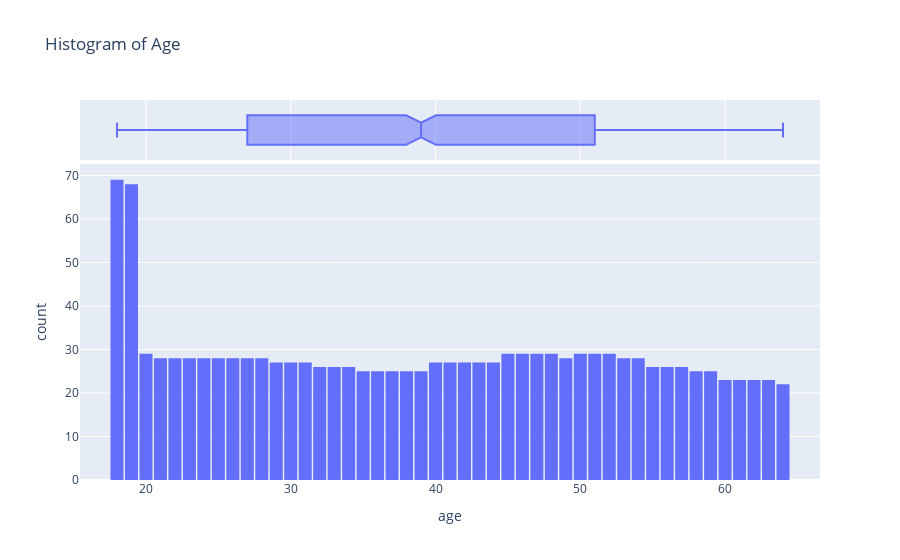

Write notebook code for a chart like this one.
### Markdown cell above
### Age Distribution

The **age** column is a numerical feature, ranging from 18 to 64 years. To better understand how age is distributed across the dataset, we can visualize it using a histogram with 47 bins—each representing a single year of age. Additionally, a box plot will help highlight the spread, central tendency, and any potential outliers in the data. We'll use **Plotly** to create interactive charts for a more engaging and insightful exploration.

### Code cell
fig = px.histogram(medical_df,
             x="age",
             marginal="box",
             nbins=47,
             title="Histogram of Age"
             )
fig.update_layout(bargap=0.1)

fig.show()

### Figure 1 — Plotly figure (JSON) as saved in the notebook; plotly's stock layout.template omitted (floating-point values rounded to 4 significant figures; data arrays with more than 128 entries replaced by an {"elided": "..."} marker saying what was removed)
{"data": [{"bingroup": "x", "hovertemplate": "age=%{x}<br>count=%{y}<extra></extra>", "legendgroup": "", "marker": {"color": "#636efa", "pattern": {"shape": ""}}, "name": "", "nbinsx": 47, "orientation": "v", "showlegend": false, "type": "histogram", "x": {"elided": "1338 int values"}, "xaxis": "x", "yaxis": "y"}, {"hovertemplate": "age=%{x}<extra></extra>", "legendgroup": "", "marker": {"color": "#636efa"}, "name": "", "notched": true, "showlegend": false, "type": "box", "x": {"elided": "1338 int values"}, "xaxis": "x2", "yaxis": "y2"}], "layout": {"bargap": 0.1, "barmode": "relative", "legend": {"tracegroupgap": 0}, "title": {"text": "Histogram of Age"}, "xaxis": {"anchor": "y", "domain": [0, 1], "title": {"text": "age"}}, "xaxis2": {"anchor": "y2", "domain": [0, 1], "matches": "x", "showgrid": true, "showticklabels": false}, "yaxis": {"anchor": "x", "domain": [0, 0.8316], "title": {"text": "count"}}, "yaxis2": {"anchor": "x2", "domain": [0.8416, 1], "matches": "y2", "showgrid": false, "showline": false, "showticklabels": false, "ticks": ""}}}
